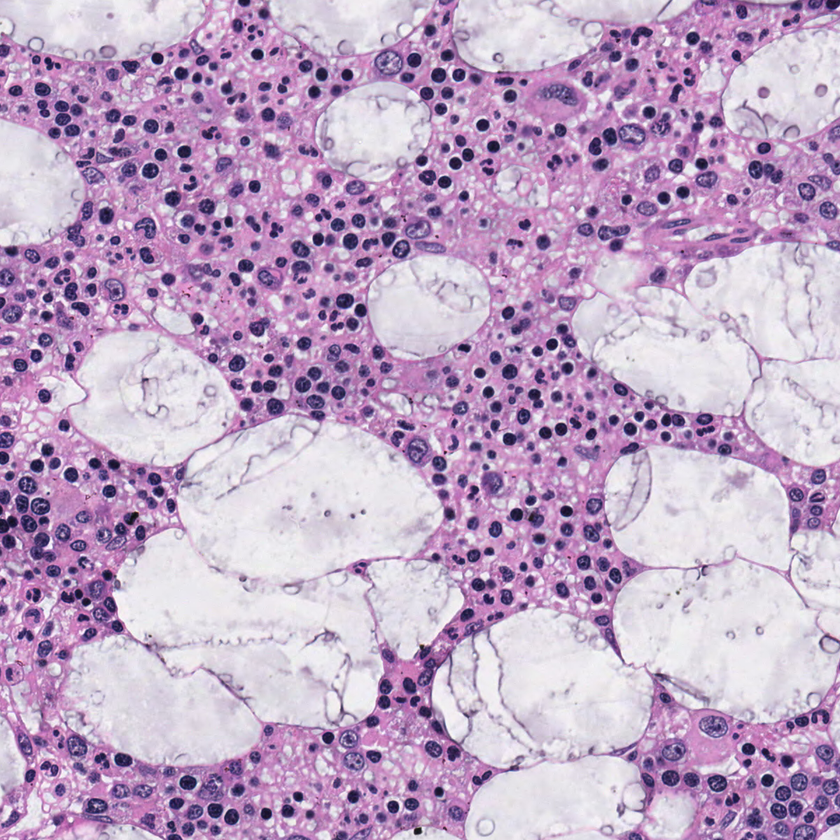
#> input picture data/source/BM_GRAZ_HE_0008_01.png, 840 x 840 px, shrunk from 1200 x 1200 before the run, found by its file name
$ jupyter execute water_.ipynb
#> lines starting #> are read from the running program, lines starting #| are printed output that depends on the picture; after the words box and inside, x2 and y2 are one past the last pixel; in counts of white or black regions, pixels touching at a corner belong together
[cell 1]
import numpy as np
import cv2
from matplotlib import pyplot as plt

img = cv2.imread('/disk1/rpn/data/BM_GRAZ/source/BM_GRAZ_HE_0008_01.png')
#> img is the input picture: shape (840, 840, 3); mean B, G, R 197.9, 166.3, 191.6
gray = cv2.cvtColor(img,cv2.COLOR_BGR2GRAY)
ret, thresh = cv2.threshold(gray,0,255,cv2.THRESH_BINARY_INV+cv2.THRESH_OTSU)
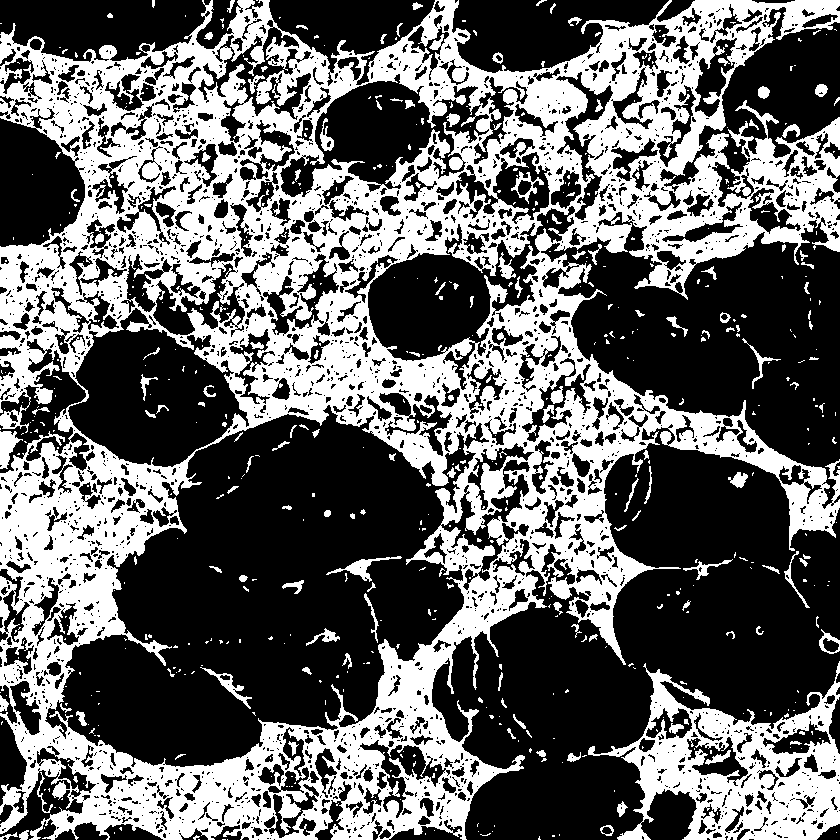
#> thresh: shape (840, 840); 39.7% white; 600 white regions (460 under 20 px), largest, box (x1, y1, x2, y2) and area: (0, 0, 840, 840) 249810, (588, 661, 840, 840) 18538, (0, 431, 23, 469) 473
#> ret = 168

[cell 2]
import matplotlib.pyplot as plt
import matplotlib.patches as mpatches

[cell 3]
plt.figure()
plt.imshow(thresh)

[cell 4]
kernel = np.ones((3,3),np.uint8)
opening = cv2.morphologyEx(thresh,cv2.MORPH_OPEN,kernel, iterations = 2)
#> opening: shape (840, 840); 29.3% white; 541 white regions (7 under 20 px), largest, box (x1, y1, x2, y2) and area: (0, 457, 152, 644) 12394, (238, 323, 400, 428) 6989, (132, 757, 274, 840) 5784

# sure background area
sure_bg = cv2.dilate(opening,kernel,iterations=3)
#> sure_bg: shape (840, 840); 49.8% white; 48 white regions, largest, box (x1, y1, x2, y2) and area: (0, 0, 840, 840) 261059, (0, 411, 334, 840) 55086, (608, 699, 840, 840) 20912

# Finding sure foreground area
dist_transform = cv2.distanceTransform(opening,cv2.DIST_L2,5)
ret, sure_fg = cv2.threshold(dist_transform,0.7*dist_transform.max(),255,0)
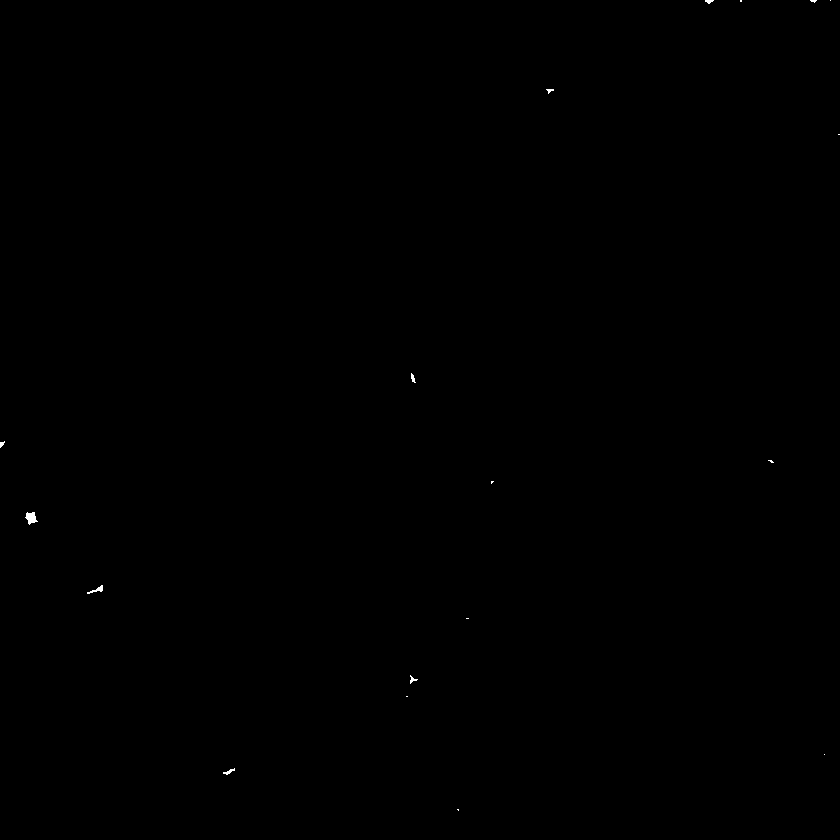
#> sure_fg: shape (840, 840) float32; 0.05% white; 18 white regions (10 under 20 px), largest, box (x1, y1, x2, y2) and area: (25, 512, 38, 525) 101, (87, 585, 103, 594) 52, (223, 768, 235, 775) 34
#> ret = 10.21

# Finding unknown region
sure_fg = np.uint8(sure_fg)
unknown = cv2.subtract(sure_bg,sure_fg)
#> unknown: shape (840, 840); 49.7% white; 48 white regions, largest, box (x1, y1, x2, y2) and area: (0, 0, 840, 840) 260916, (0, 411, 334, 840) 54879, (608, 699, 840, 840) 20911

[cell 5]
# Marker labelling
ret, markers = cv2.connectedComponents(sure_fg)
#> markers: shape (840, 840) int32; 19 distinct labels, from 0 to 18
#> ret = 19

# Add one to all labels so that sure background is not 0, but 1
markers = markers+1
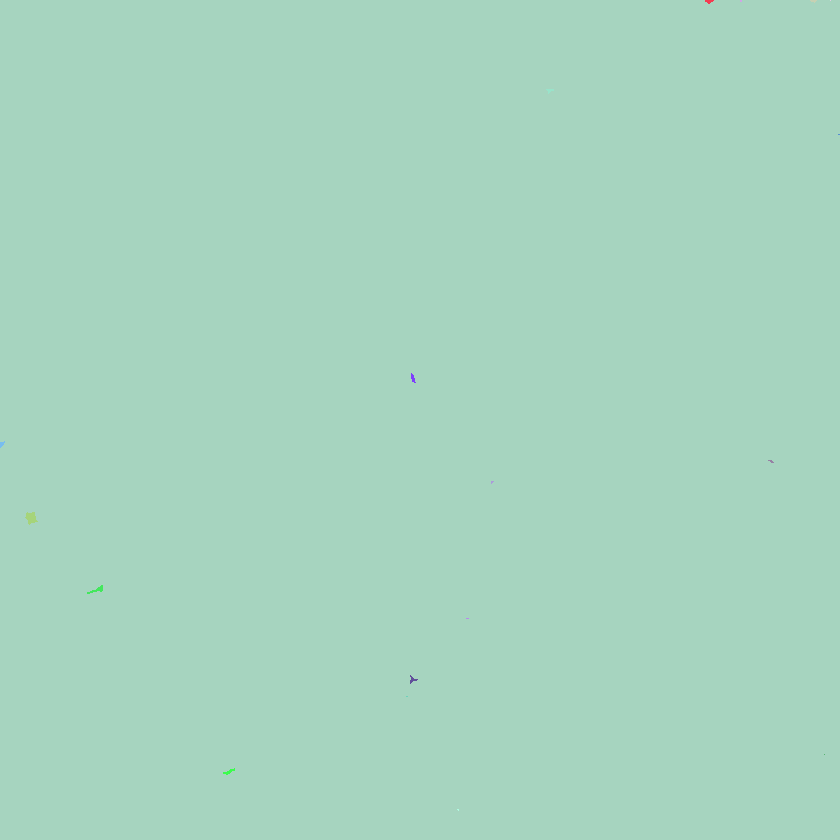
#> markers: shape (840, 840) int32; 19 distinct labels, from 1 to 19; one colour per label, 0 black

# Now, mark the region of unknown with zero
markers[unknown==255] = 0
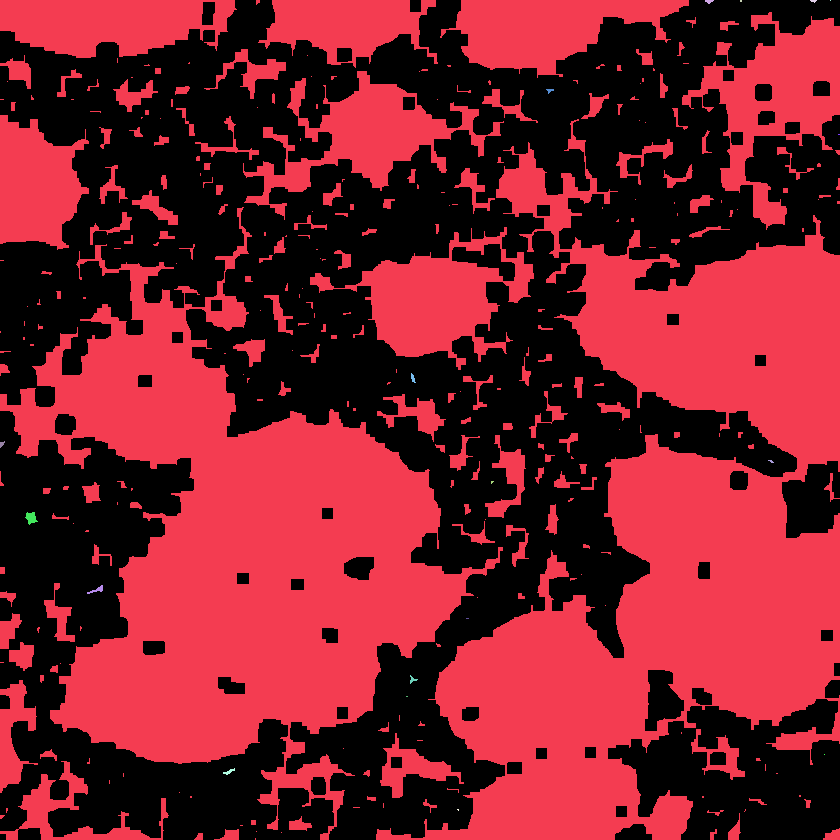
#> markers: shape (840, 840) int32; 20 distinct labels, from 0 to 19; one colour per label, 0 black
markers = cv2.watershed(img,markers)
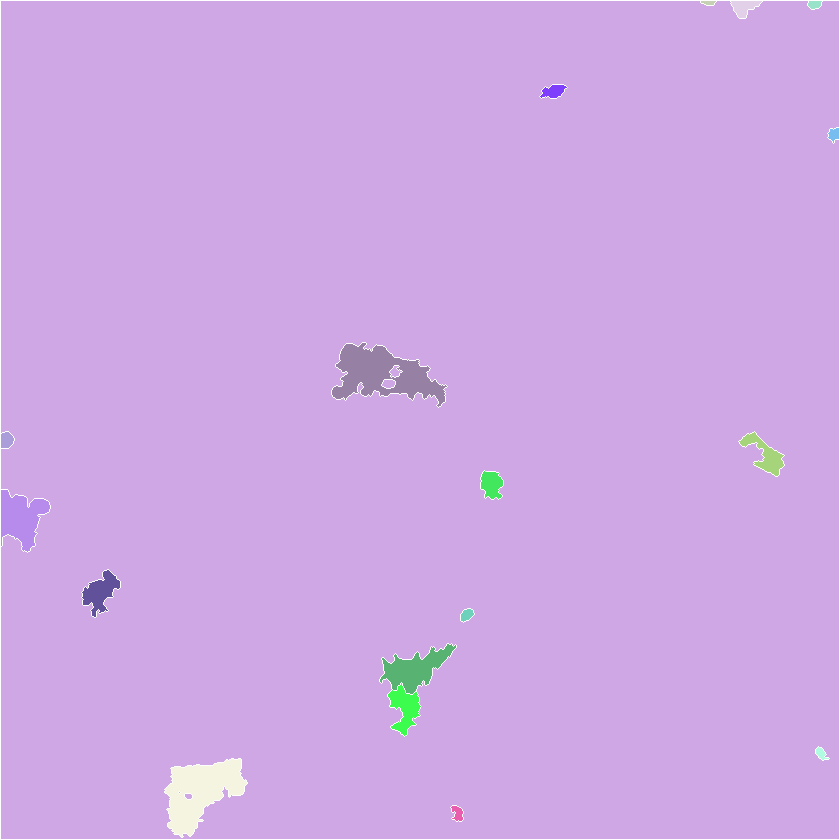
#> markers: shape (840, 840) int32; 19 distinct labels, from -1 to 19; one colour per label, 0 black, -1 white
img[markers == -1] = [255,0,0]
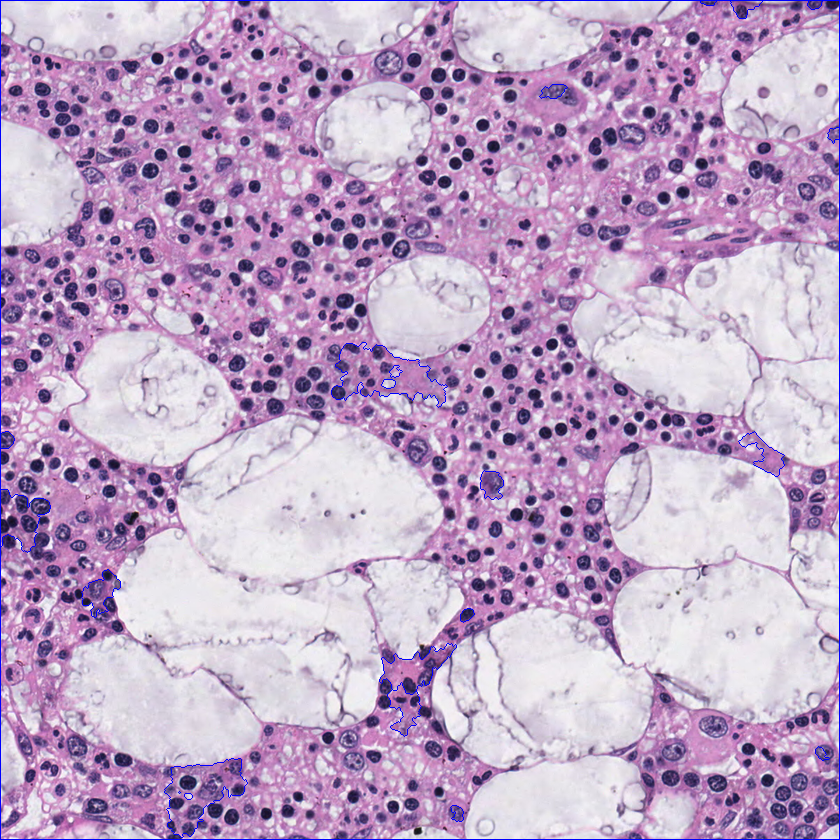
#> img: shape (840, 840, 3); 0.76% of pixels changed, all inside (x1, y1, x2, y2) = (0, 0, 840, 840)

$ run again, with data/source/BM_GRAZ_HE_0001_01.png copied over data/source/BM_GRAZ_HE_0008_01.png
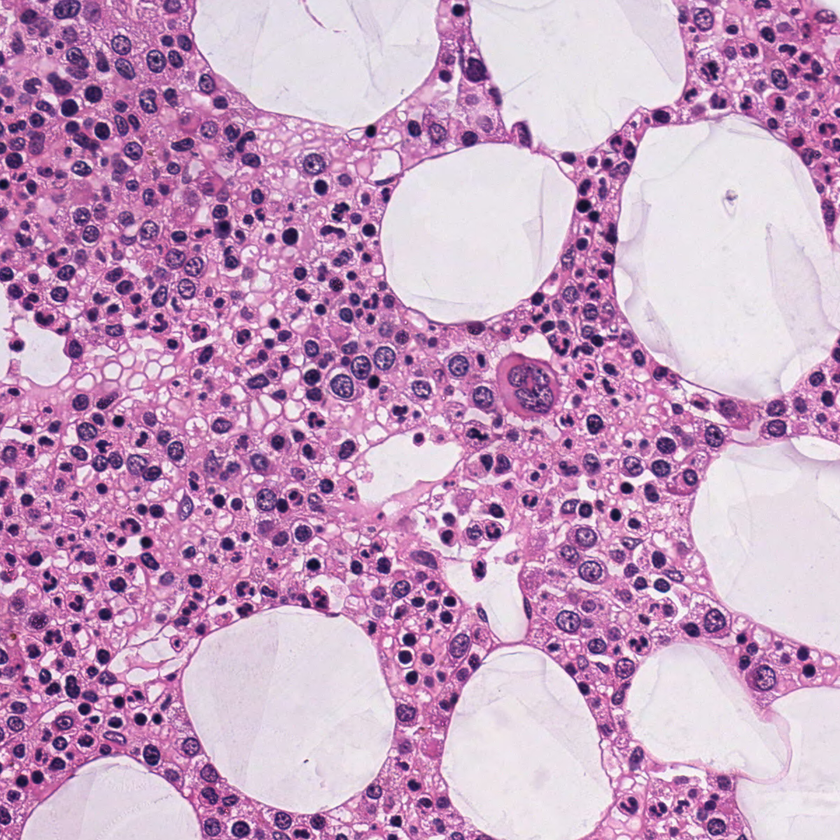
#> input picture data/source/BM_GRAZ_HE_0001_01.png, 840 x 840 px, shrunk from 1200 x 1200 before the run, found by its file name
#> img is the input picture: shape (840, 840, 3); mean B, G, R 193.8, 158.4, 199.1
#> `ret, thresh = cv2.threshold(gray,0,255,cv2.THRESH_BINARY_INV+cv2.THRES..`:
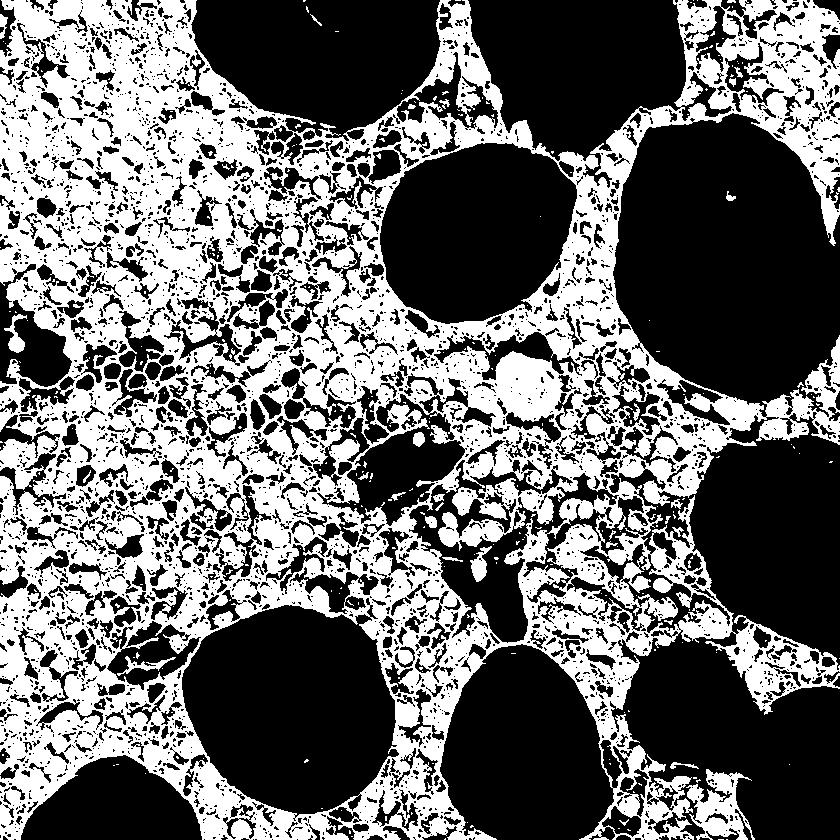
#> thresh: shape (840, 840); 42.4% white; 309 white regions (278 under 20 px), largest, box (x1, y1, x2, y2) and area: (0, 0, 840, 840) 293003, (686, 769, 755, 840) 2396, (470, 546, 492, 582) 365
#> `ret, thresh = cv2.threshold(gray,0,255,cv2.THRESH_BINARY_INV+cv2.THRES..`: ret = 167
#> opening: shape (840, 840); 30.3% white; 599 white regions (4 under 20 px), largest, box (x1, y1, x2, y2) and area: (100, 35, 266, 229) 14664, (0, 25, 113, 219) 10695, (413, 351, 562, 428) 5783
#> sure_bg: shape (840, 840); 52% white; 376 black regions (200 under 20 px), largest, box (x1, y1, x2, y2) and area: (304, 369, 840, 840) 108053, (180, 0, 690, 330) 83806, (602, 61, 840, 423) 51396
#> `ret, sure_fg = cv2.threshold(dist_transform,0.7*dist_transform.max(),2..`: ret = 9.38
#> `ret, markers = cv2.connectedComponents(sure_fg)`: ret = 56
#> `img[markers == -1] = [255,0,0]`:
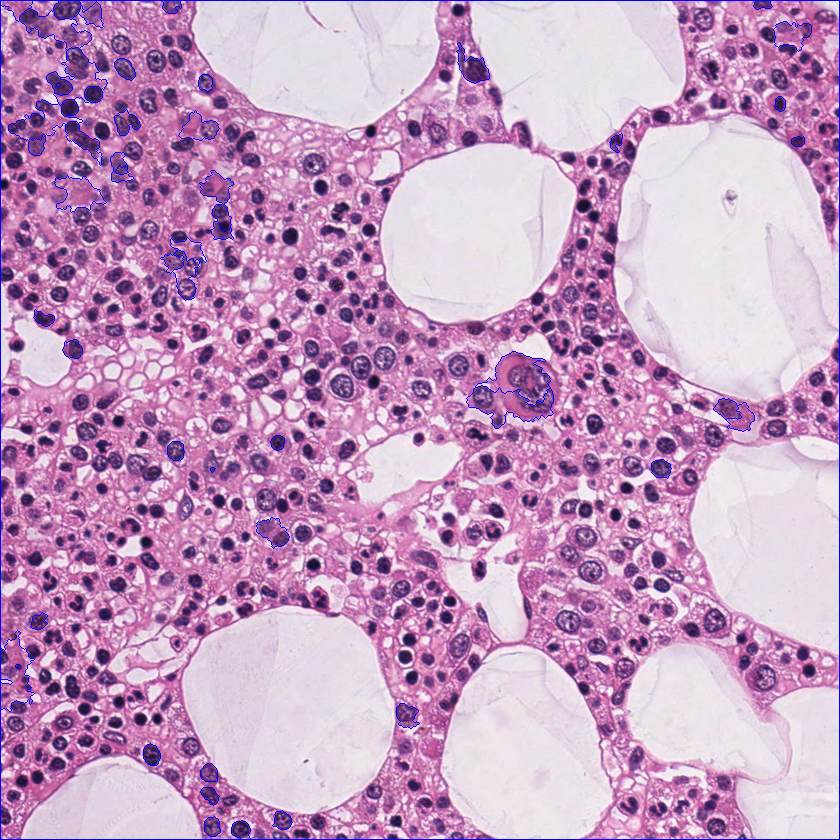
#> img: shape (840, 840, 3); 1.04% of pixels changed, all inside (x1, y1, x2, y2) = (0, 0, 840, 840)

$ run again, with data/source/BM_GRAZ_HE_0001_02.png copied over data/source/BM_GRAZ_HE_0008_01.png
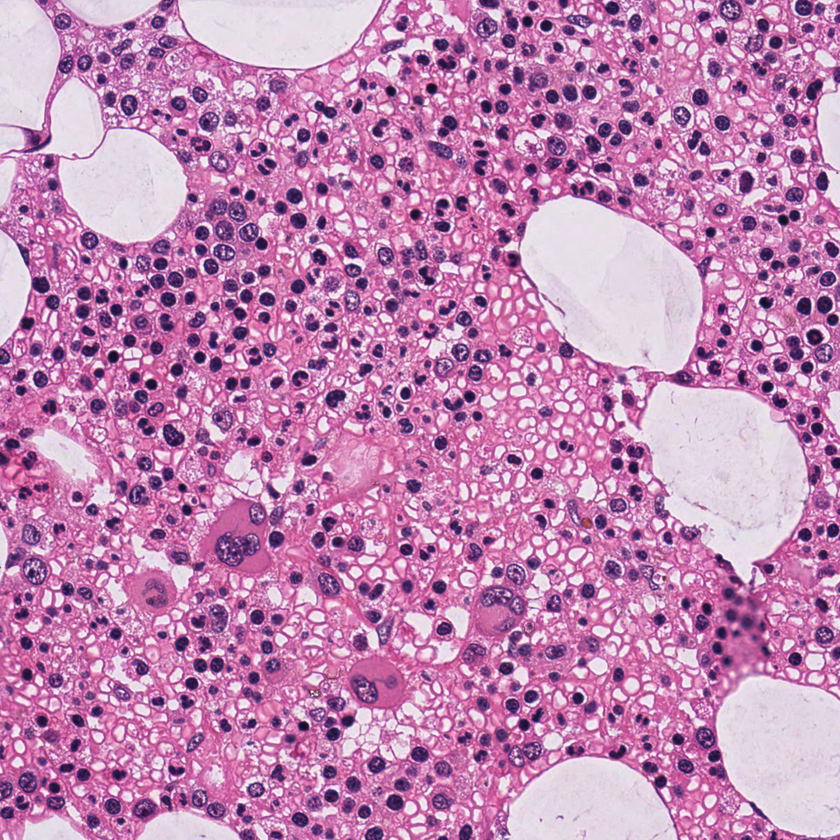
#> input picture data/source/BM_GRAZ_HE_0001_02.png, 840 x 840 px, shrunk from 1200 x 1200 before the run, found by its file name
#> img is the input picture: shape (840, 840, 3); mean B, G, R 180, 135.2, 193.5
#> `ret, thresh = cv2.threshold(gray,0,255,cv2.THRESH_BINARY_INV+cv2.THRES..`:
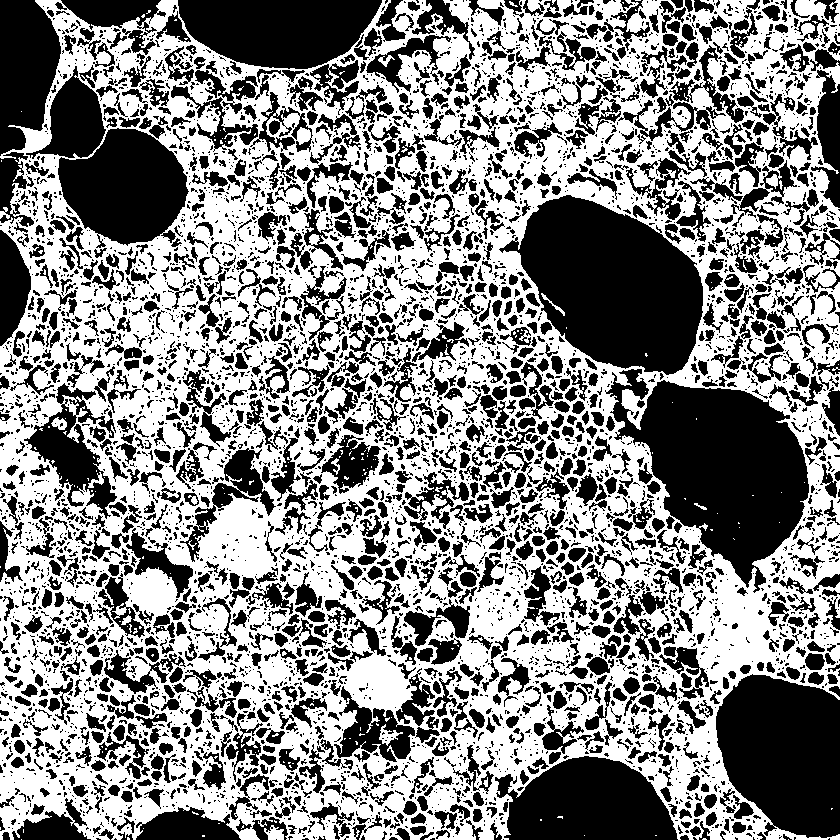
#> thresh: shape (840, 840); 53.3% white; 5530 black regions (3787 under 20 px), largest, box (x1, y1, x2, y2) and area: (605, 369, 809, 593) 23552, (499, 195, 703, 375) 23150, (716, 674, 840, 838) 16081
#> `ret, thresh = cv2.threshold(gray,0,255,cv2.THRESH_BINARY_INV+cv2.THRES..`: ret = 160
#> opening: shape (840, 840); 31.5% white; 1070 white regions (5 under 20 px), largest, box (x1, y1, x2, y2) and area: (675, 554, 786, 702) 7145, (166, 498, 286, 578) 4993, (0, 744, 95, 827) 3503
#> sure_bg: shape (840, 840); 60.7% white; 351 black regions (157 under 20 px), largest, box (x1, y1, x2, y2) and area: (397, 0, 840, 716) 97338, (0, 0, 446, 798) 75374, (688, 646, 840, 840) 17810
#> `ret, sure_fg = cv2.threshold(dist_transform,0.7*dist_transform.max(),2..`: ret = 12.17
#> `ret, markers = cv2.connectedComponents(sure_fg)`: ret = 7
#> `img[markers == -1] = [255,0,0]`:
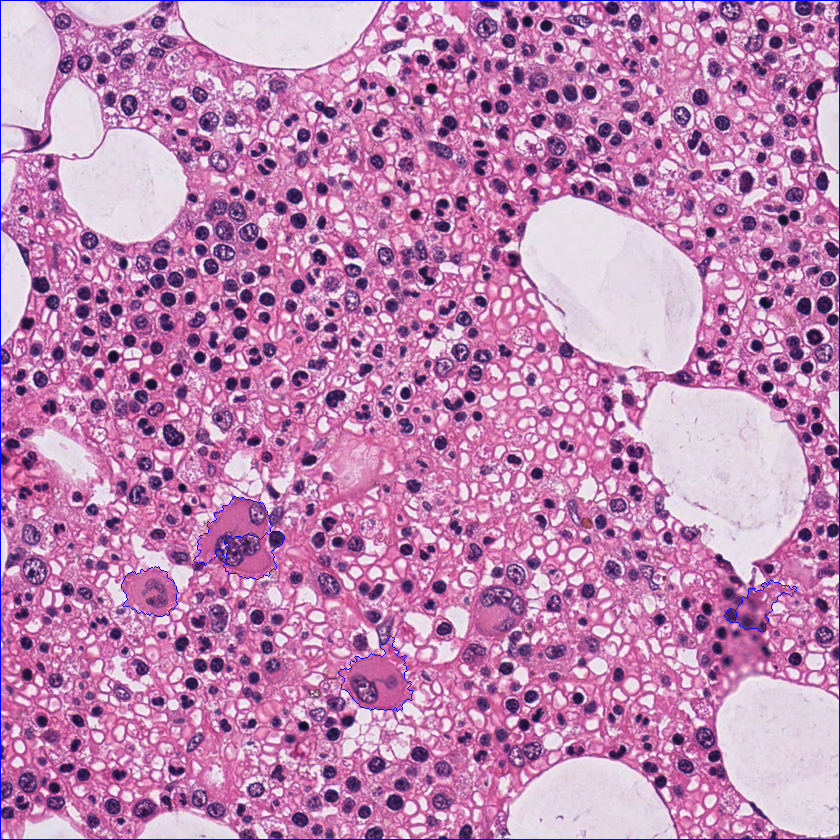
#> img: shape (840, 840, 3); 0.62% of pixels changed, all inside (x1, y1, x2, y2) = (0, 0, 840, 840)
